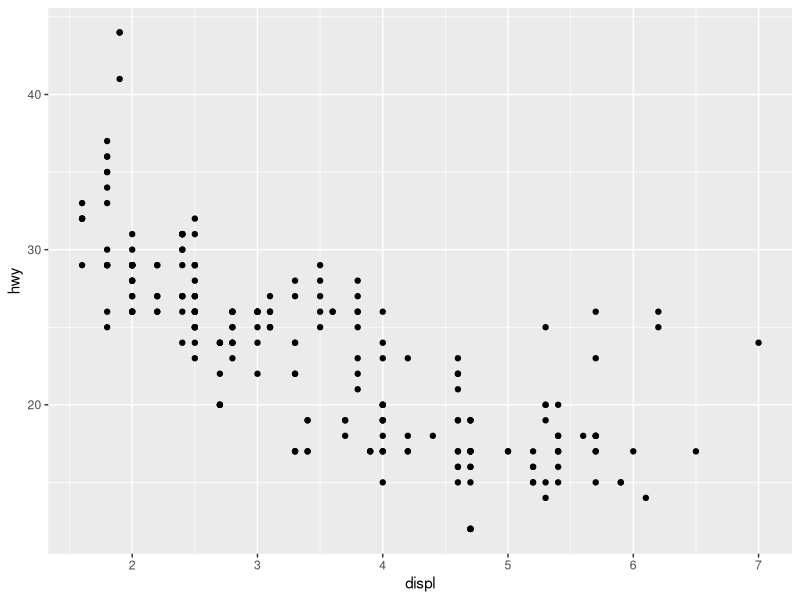
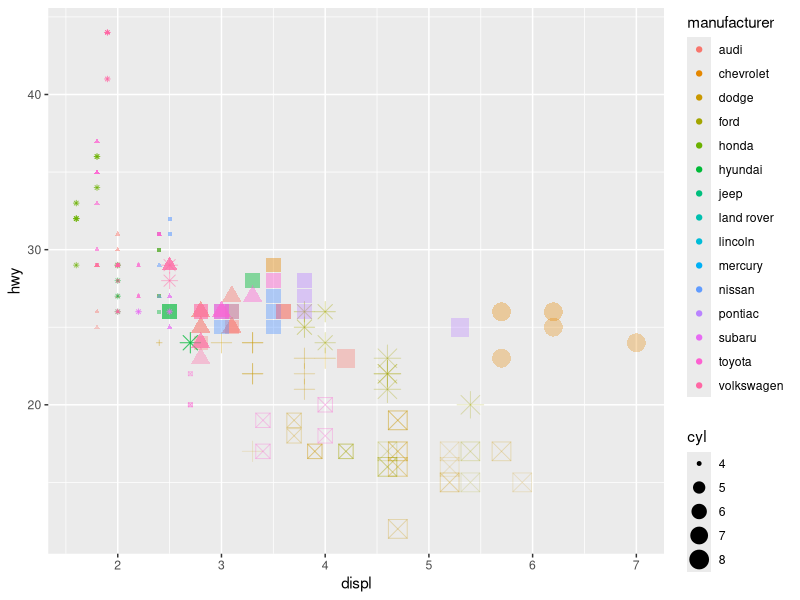
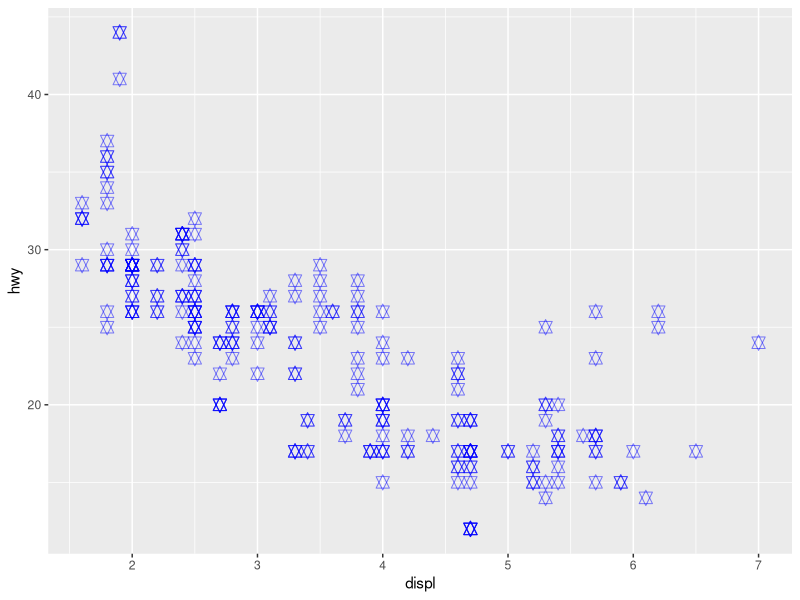
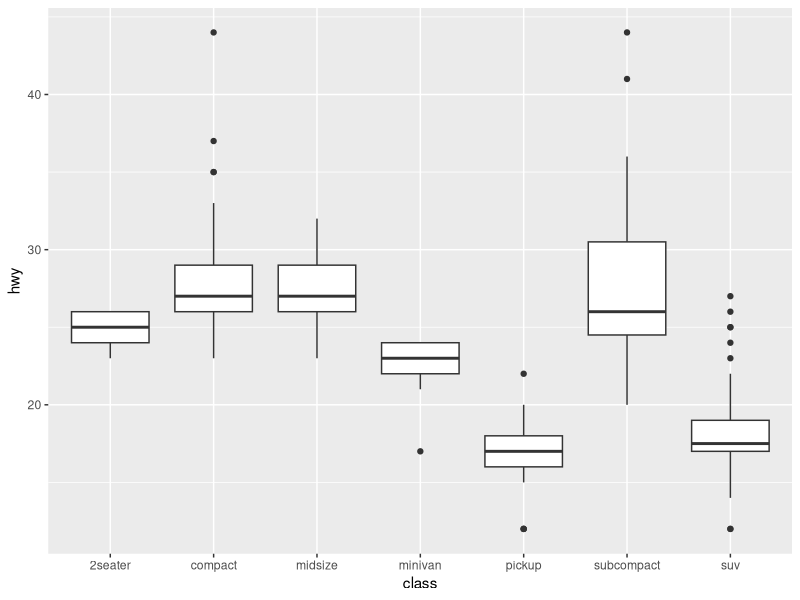
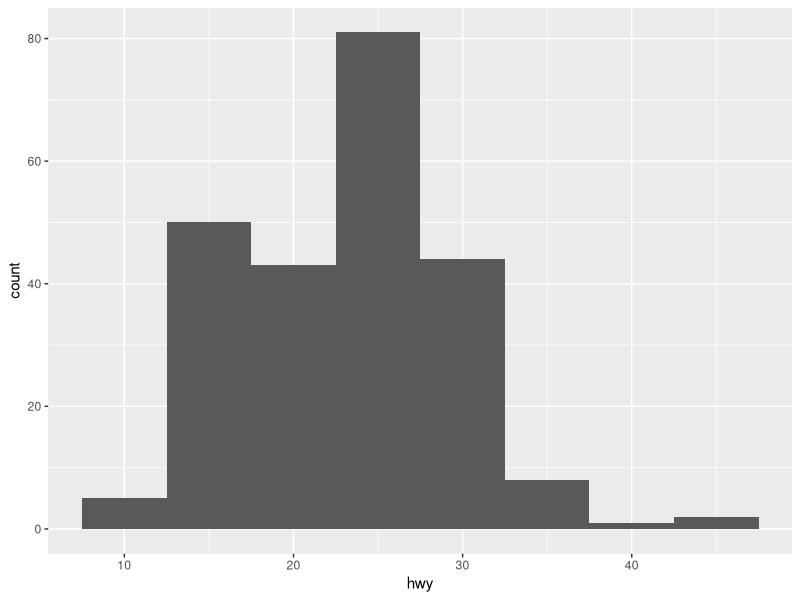
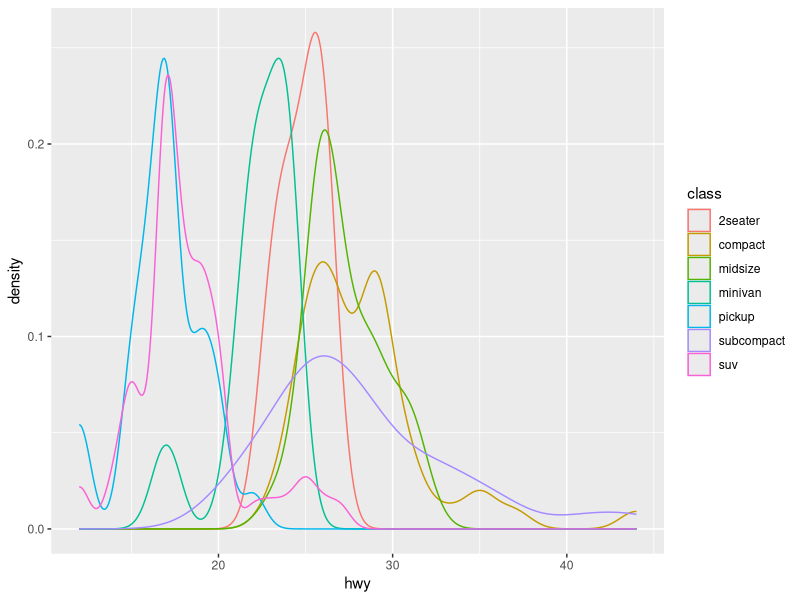
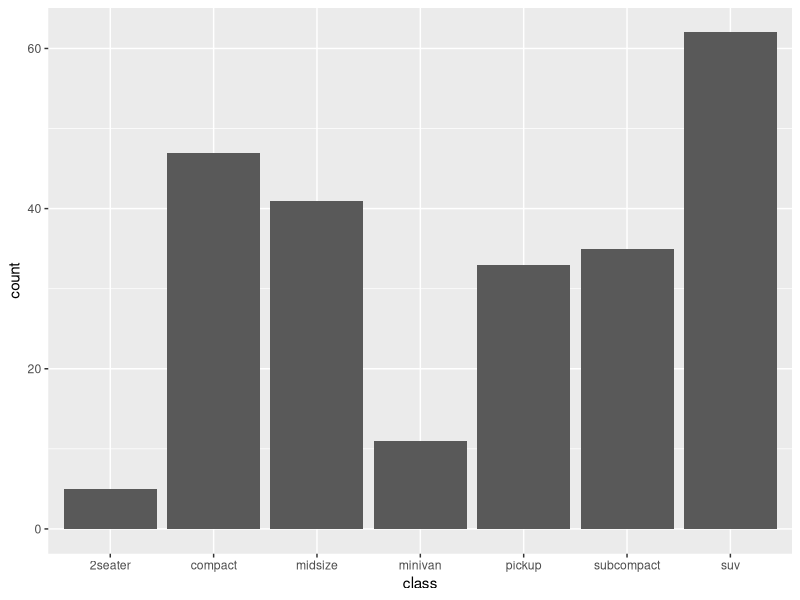
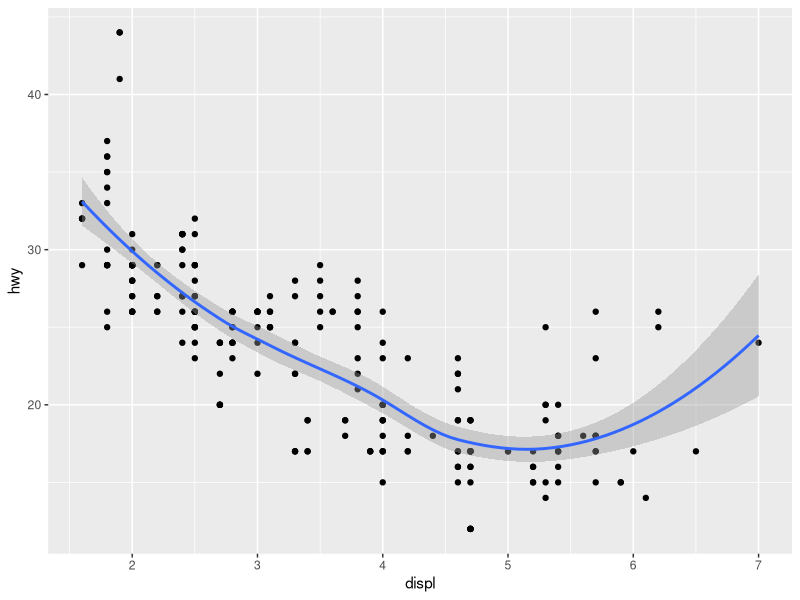

Reproduce these figures in R, in order.
## ---- chunk 1
library(tidyverse)
## ---- chunk 2
data("mpg")

head(mpg)
str(mpg)
summary(mpg)
table(mpg$manufacturer)

## ---- chunk 3
ggplot(data = mpg, aes(x = displ, y = hwy)) +
    geom_point()
## ---- chunk 4
ggplot(data = mpg, aes(x = displ, y = hwy)) +
    geom_point(aes(size = cyl,
                   color = manufacturer,
                   alpha = cty,
                   shape = class))

ggplot(data = mpg, aes(x = displ, y = hwy)) +
    geom_point(size = 3,
               color = "blue",
               alpha = 0.5,
               shape = 11)
## ---- chunk 5
ggplot(mpg, aes(x = class, y = hwy)) + 
    geom_boxplot()
## ---- chunk 6
ggplot(mpg, aes(x = hwy)) +
    geom_histogram(binwidth = 5)
## ---- chunk 7
ggplot(mpg, aes(x = hwy, color = class)) +
    geom_density()
## ---- chunk 8
ggplot(mpg, aes(x = class)) +
    geom_bar()
## ---- chunk 9
ggplot(mpg, aes(x = displ, y = hwy)) + 
    geom_point() +
    geom_smooth()
